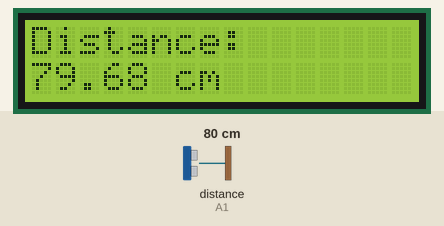
This sketch was run on a simulated Arduino Uno, built with avr-gcc and run on an emulated ATmega328P. Parts: 16×2 character LCD. Wiring (inferred from the names in the program): ultrasonic range finder: trigger A0; echo A1. The inputs (shaded band) are chosen by the test bench; at power-on: distance to the obstacle (sensor on A1) 80 cm. The echo pulse lasts 58.3 µs per cm.

Above: at 3.2 s.
3.3 s: distance to the obstacle (sensor on A1) set to 2 cm
At 4.4 s:
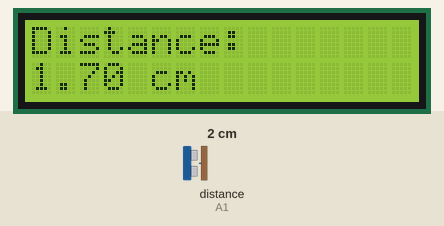
5.1 s: distance to the obstacle (sensor on A1) set to 35 cm
At 6.9 s:
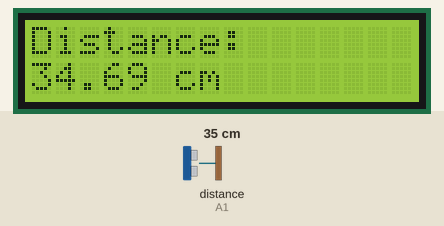
7.1 s: distance to the obstacle (sensor on A1) set to 4 cm
At 7.6 s:
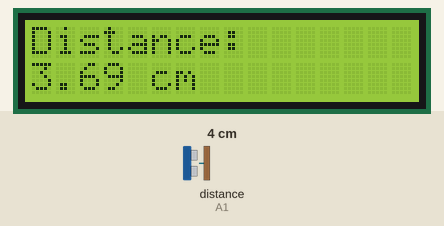
Timing chart, 0 to 10.1 s (numbered marks = the images above; inputs shaded):
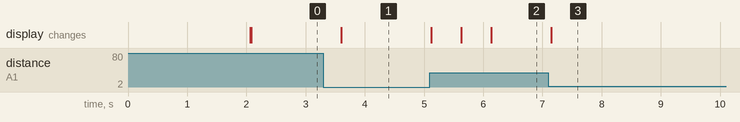

The sketch:

UltraSonicDistance.ino
```cpp
#include <LiquidCrystal.h>

LiquidCrystal lcd(3,4,5,6,7,8);

// Ultrasonic Sensor Pins
const int trigPin = A0;
const int echoPin = A1;

long duration;
float distance;

void setup() {
  lcd.begin(16, 2);

  pinMode(trigPin, OUTPUT);
  pinMode(echoPin, INPUT);

  lcd.setCursor(0, 0);
  lcd.print("Ultrasonic");
  lcd.setCursor(0, 1);
  lcd.print("Distance Meter");
  delay(2000);

  lcd.clear();
}

void loop() {
  // Send ultrasonic pulse
  digitalWrite(trigPin, LOW);
  delayMicroseconds(2);

  digitalWrite(trigPin, HIGH);
  delayMicroseconds(10);

  digitalWrite(trigPin, LOW);

  // Read echo
  duration = pulseIn(echoPin, HIGH);

  // Calculate distance in cm
  distance = duration * 0.0343 / 2;

  // Display on LCD
  lcd.clear();
  lcd.setCursor(0, 0);
  lcd.print("Distance:");

  lcd.setCursor(0, 1);
  lcd.print(distance);
  lcd.print(" cm");

  delay(500);
}
```

Measured:
- after the input at 3.3 s, the display: changes after 0.30 s (image 1)
- after the input at 5.1 s, the display: changes at once (image 2)
- after the input at 7.1 s, the display: changes after 0.05 s (image 3)
